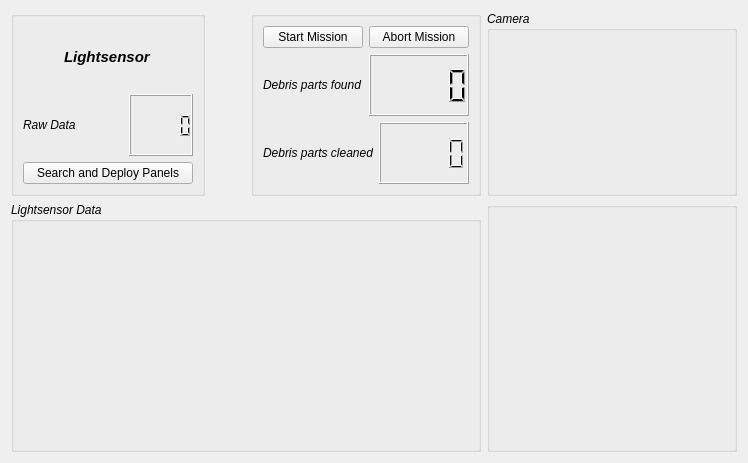
             <widget class="QWidget" name="missionTab">
              <attribute name="title">
               <string>Mission</string>
              </attribute>
              <layout class="QVBoxLayout" name="verticalLayout_33">
               <item>
                <layout class="QHBoxLayout" name="horizontalLayout_32">
                 <item>
                  <layout class="QVBoxLayout" name="verticalLayout_32">
                   <item>
                    <layout class="QHBoxLayout" name="horizontalLayout_31">
                     <item>
                      <widget class="QGroupBox" name="groupBox_sunfinder">
                       <property name="title">
                        <string/>
                       </property>
                       <layout class="QHBoxLayout" name="horizontalLayout_30">
                        <item>
                         <layout class="QVBoxLayout" name="verticalLayout_31">
                          <item alignment="Qt::AlignHCenter">
                           <widget class="QLabel" name="label_34">
                            <property name="font">
                             <font>
                              <pointsize>11</pointsize>
                              <weight>75</weight>
                              <italic>true</italic>
                              <bold>true</bold>
                             </font>
                            </property>
                            <property name="text">
                             <string>Lightsensor</string>
                            </property>
                           </widget>
                          </item>
                          <item>
                           <layout class="QHBoxLayout" name="horizontalLayout_29">
                            <item>
                             <widget class="QLabel" name="label_30">
                              <property name="minimumSize">
                               <size>
                                <width>100</width>
                                <height>0</height>
                               </size>
                              </property>
                              <property name="maximumSize">
                               <size>
                                <width>100</width>
                                <height>40</height>
                               </size>
                              </property>
                              <property name="font">
                               <font>
                                <italic>true</italic>
                               </font>
                              </property>
                              <property name="text">
                               <string>Raw Data</string>
                              </property>
                             </widget>
                            </item>
                            <item>
                             <widget class="QLCDNumber" name="solarLCD"/>
                            </item>
                           </layout>
                          </item>
                          <item>
                           <widget class="QPushButton" name="sunFinderButton">
                            <property name="maximumSize">
                             <size>
                              <width>200</width>
                              <height>16777215</height>
                             </size>
                            </property>
                            <property name="text">
                             <string>Search and Deploy Panels</string>
                            </property>
                           </widget>
                          </item>
                         </layout>
                        </item>
                       </layout>
                      </widget>
                     </item>
                     <item>
                      <spacer name="horizontalSpacer_6">
                       <property name="orientation">
                        <enum>Qt::Horizontal</enum>
                       </property>
                       <property name="sizeHint" stdset="0">
                        <size>
                         <width>40</width>
                         <height>20</height>
                        </size>
                       </property>
                      </spacer>
                     </item>
                     <item>
                      <widget class="QGroupBox" name="groupBox_mission">
                       <property name="title">
                        <string/>
                       </property>
                       <layout class="QHBoxLayout" name="horizontalLayout_22">
                        <item>
                         <layout class="QVBoxLayout" name="verticalLayout_28">
                          <item>
                           <layout class="QHBoxLayout" name="horizontalLayout_14">
                            <item>
                             <widget class="QPushButton" name="missionStartButton">
                              <property name="minimumSize">
                               <size>
                                <width>100</width>
                                <height>0</height>
                               </size>
                              </property>
                              <property name="maximumSize">
                               <size>
                                <width>100</width>
                                <height>16777215</height>
                               </size>
                              </property>
                              <property name="text">
                               <string>Start Mission</string>
                              </property>
                             </widget>
                            </item>
                            <item>
                             <widget class="QPushButton" name="missionAbortButton">
                              <property name="minimumSize">
                               <size>
                                <width>100</width>
                                <height>0</height>
                               </size>
                              </property>
                              <property name="maximumSize">
                               <size>
                                <width>100</width>
                                <height>16777215</height>
                               </size>
                              </property>
                              <property name="text">
                               <string>Abort Mission</string>
                              </property>
                             </widget>
                            </item>
                           </layout>
                          </item>
                          <item>
                           <layout class="QHBoxLayout" name="horizontalLayout_12">
                            <item>
                             <widget class="QLabel" name="label_14">
                              <property name="minimumSize">
                               <size>
                                <width>100</width>
                                <height>0</height>
                               </size>
                              </property>
                              <property name="maximumSize">
                               <size>
                                <width>150</width>
                                <height>16777215</height>
                               </size>
                              </property>
                              <property name="font">
                               <font>
                                <italic>true</italic>
                               </font>
                              </property>
                              <property name="text">
                               <string>Debris parts found</string>
                              </property>
                             </widget>
                            </item>
                            <item>
                             <widget class="QLCDNumber" name="debrisFoundLCD"/>
                            </item>
                           </layout>
                          </item>
                          <item>
                           <layout class="QHBoxLayout" name="horizontalLayout_13">
                            <item>
                             <widget class="QLabel" name="label_27">
                              <property name="maximumSize">
                               <size>
                                <width>150</width>
                                <height>16777215</height>
                               </size>
                              </property>
                              <property name="font">
                               <font>
                                <italic>true</italic>
                               </font>
                              </property>
                              <property name="text">
                               <string>Debris parts cleaned</string>
                              </property>
                             </widget>
                            </item>
                            <item>
                             <widget class="QLCDNumber" name="debrisCleanedLCD"/>
                            </item>
                           </layout>
                          </item>
                         </layout>
                        </item>
                       </layout>
                      </widget>
                     </item>
                    </layout>
                   </item>
                   <item>
                    <widget class="QGroupBox" name="solarPanelVoltageBox">
                     <property name="minimumSize">
                      <size>
                       <width>0</width>
                       <height>250</height>
                      </size>
                     </property>
                     <property name="maximumSize">
                      <size>
                       <width>16777215</width>
                       <height>250</height>
                      </size>
                     </property>
                     <property name="font">
                      <font>
                       <italic>true</italic>
                      </font>
                     </property>
                     <property name="title">
                      <string>Lightsensor Data</string>
                     </property>
                     <layout class="QVBoxLayout" name="verticalLayout_16">
                      <item>
                       <widget class="QCustomPlot" name="sunFinderWidget" native="true"/>
                      </item>
                     </layout>
                    </widget>
                   </item>
                  </layout>
                 </item>
                 <item>
                  <layout class="QVBoxLayout" name="verticalLayout_27">
                   <item>
                    <widget class="QGroupBox" name="groupBox_13">
                     <property name="minimumSize">
                      <size>
                       <width>250</width>
                       <height>185</height>
                      </size>
                     </property>
                     <property name="maximumSize">
                      <size>
                       <width>250</width>
                       <height>185</height>
                      </size>
                     </property>
                     <property name="font">
                      <font>
                       <italic>true</italic>
                      </font>
                     </property>
                     <property name="title">
                      <string>Camera</string>
                     </property>
                     <layout class="QHBoxLayout" name="horizontalLayout">
                      <item>
                       <widget class="QLabel" name="missionInputLabel">
                        <property name="text">
                         <string/>
                        </property>
                       </widget>
                      </item>
                     </layout>
                    </widget>
                   </item>
                   <item>
                    <widget class="QGroupBox" name="debrisMapBox">
                     <property name="minimumSize">
                      <size>
                       <width>250</width>
                       <height>250</height>
                      </size>
                     </property>
                     <property name="maximumSize">
                      <size>
                       <width>250</width>
                       <height>250</height>
                      </size>
                     </property>
                     <property name="font">
                      <font>
                       <italic>true</italic>
                      </font>
                     </property>
                     <property name="title">
                      <string/>
                     </property>
                     <layout class="QVBoxLayout" name="verticalLayout_7">
                      <item>
                       <widget class="DebrisMap" name="debrisMapWidget" native="true">
                        <property name="minimumSize">
                         <size>
                          <width>0</width>
                          <height>0</height>
                         </size>
                        </property>
                       </widget>
                      </item>
                     </layout>
                    </widget>
                   </item>
                  </layout>
                 </item>
                </layout>
               </item>
              </layout>
             </widget>
